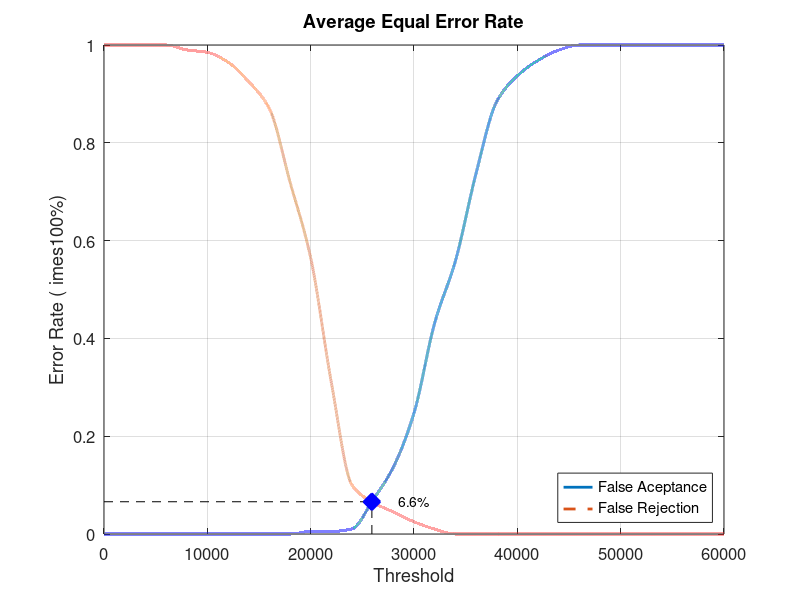
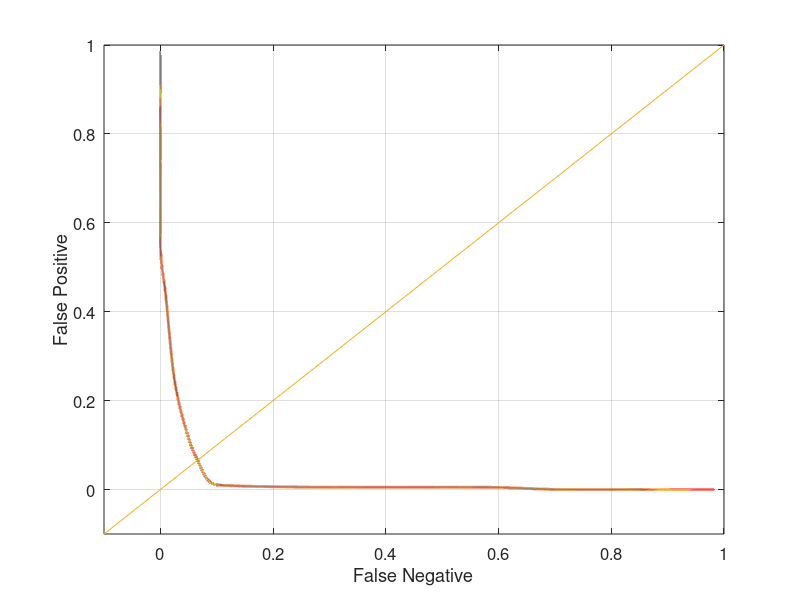

The MATLAB source for these figures, in order:
close all;
clear;
clc;
x = 0:2000:60000;
xq = 0:0.5:60000;

y0 = [0 0 0 0 0 0 0 0 0 0 0.00526316 0.00526316 0.0105263 0.0684211 0.136842 0.247368 0.431579 0.557895 0.736842 0.884211 0.936842 0.968421 0.989474 1 1 1 1 1 1 1 1]
yy0 = interp1(x, y0, xq, 'pchip');
y1 = [1 1 1 1 0.99 0.985 0.965 0.925 0.87 0.72 0.565 0.31 0.1 0.065 0.045 0.025 0.01 0 0 0 0 0 0 0 0 0 0 0 0 0 0]
yy1 = interp1(x, y1, xq, 'pchip');

% Calculating EER: 
y2 = abs(y0 - y1);
find(y2 == min(y2))
yy2 = abs(yy0 - yy1);
xEER = find(yy2 == min(yy2));
xEERIndex = xq(xEER) % X-axis EER
yEER = yy0(xEER) % Y-axis EER

main = figure
plot(xq, yy0,'-','LineWidth', 2);	hold on
plot(xq, yy1,'--','LineWidth', 2);	hold on
plot([xEERIndex xEERIndex], [0 yEER], 'k--');	hold on
plot([0 xEERIndex], [yEER yEER], 'k--');	hold on
plot(xEERIndex, yEER, 'bx', 'LineWidth', 10);	hold on
text(xEERIndex + 10 * xEERIndex / 100, yEER, [num2str(round((10000 * yEER)) / 100) '%'])
legend('False Aceptance', 'False Rejection', 'Location', 'SouthEast')
xlabel('Threshold')
ylabel('Error Rate (	imes100%)')
title('Average Equal Error Rate')
set(gca, 'FontSize', 12)
axis([0 60000 0 1])
grid on

print(main, 'Database1_1Main', '-dpng');
FNRxFPR = figure('Color', [1 1 1]);
plot(yy1, yy0, '-', yy1, yy0, 'LineWidth', 2);
hold on
y = -0.1:0.1:1
plot(y, y); 
set(gca, 'FontSize', 12)
xlabel('False Negative')
ylabel('False Positive')
axis([-0.1 1 -0.1 1])
set(gca, 'FontSize', 12)
grid on

print(FNRxFPR, 'Database1_1FNRxFPR','-dpng');
